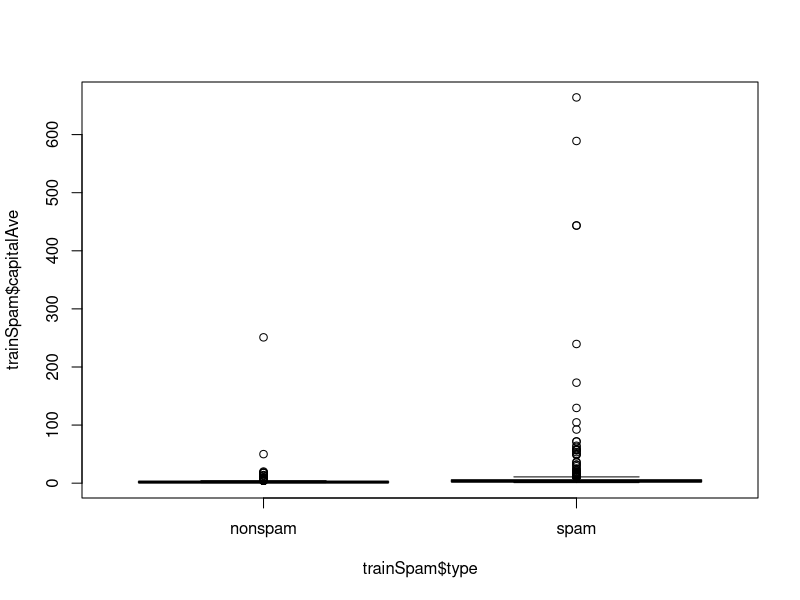
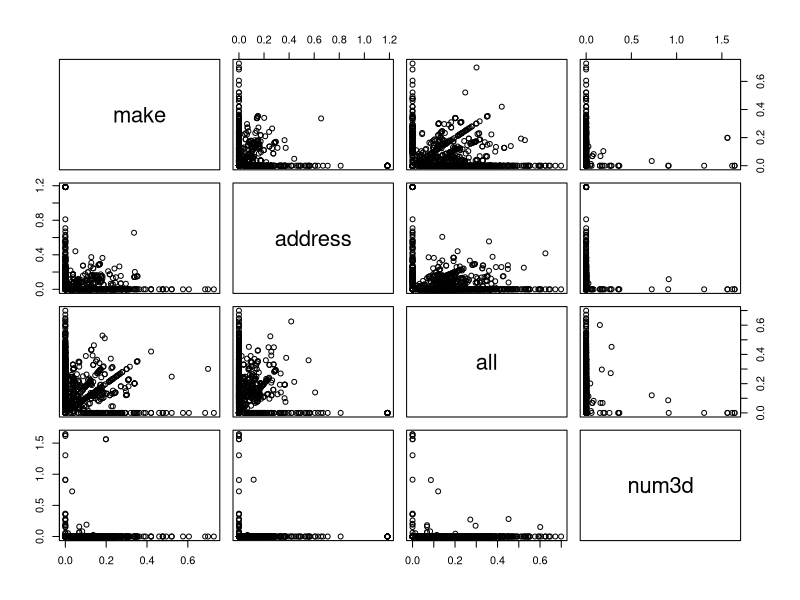
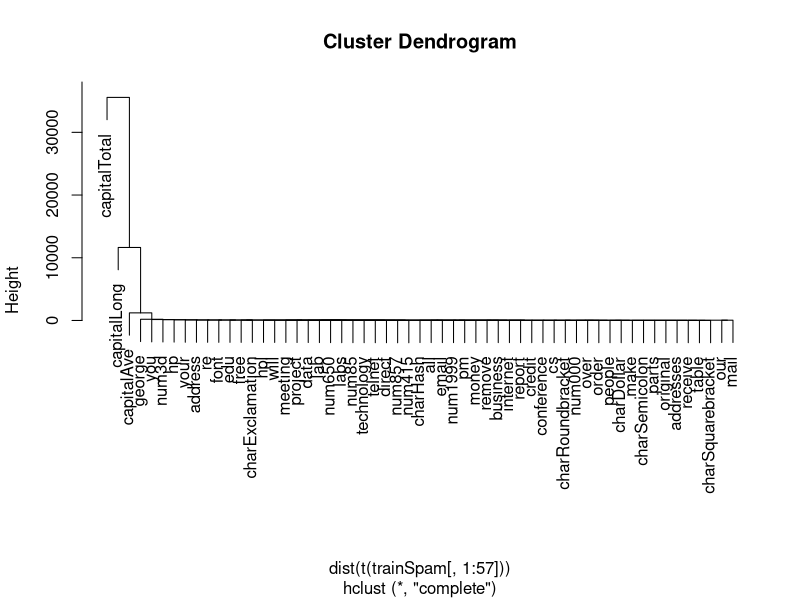
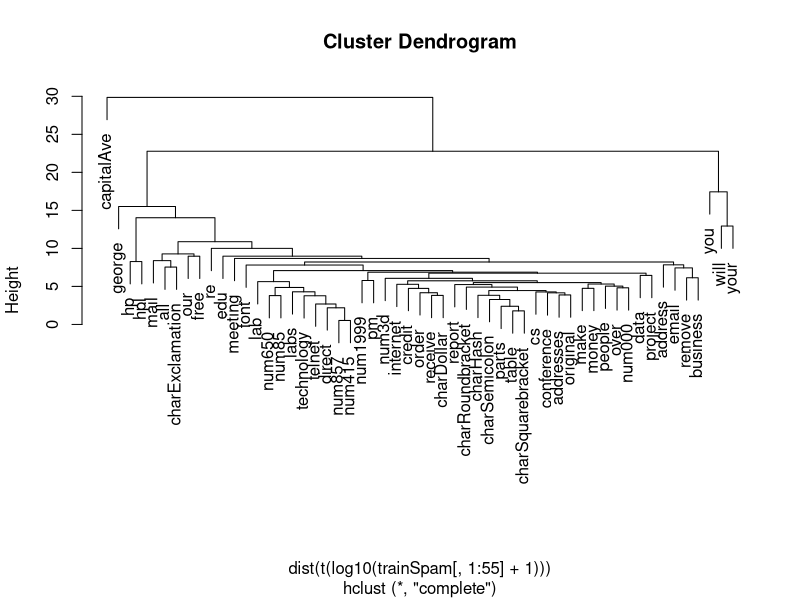

R code for these plots, in order:

## REPRODUCIBLE RESEARCH

# SCRIPTING YOUR ANALYSIS

# The dataset may depend on the goal
# Descriptive - a whole population
# Exploratory - a random sample with many variables measured
# Inferential - the right population, randomly sampled
# Predictive - a training and test data set from the same population
# Causal - data from a randomized study
# Mechanistic -data about all components if the system

# STRUCTURE OF DATA ANALYSIS
install.packages("kernlab")
library(kernlab)
data(spam)
str(spam[, 1:5])

# subsampling dataset: test and training set
set.seed(3435)
trainIndicator = rbinom(4501, size = 1, prob = 0.5)
table(trainIndicator)
trainSpam = spam[trainIndicator == 1,]
testSpam = spam[trainIndicator == 0,]

names(trainSpam)
head(trainSpam)
table(trainSpam$type)
plot(trainSpam$capitalAve ~ trainSpam$type)

plot(log10(trainSpam[, 1:4] + 1))

hCluster = hclust(dist(t(trainSpam[, 1:57])))
plot(hCluster)

hClusterUpdated = hclust(dist(t(log10(trainSpam[, 1:55] + 1))))
plot(hClusterUpdated)

# STATISTICAL PREDICTION / MODELING
trainSpam$numType = as.numeric(trainSpam$type) - 1
costFunction = function(x, y) sum(x != (y > 0.5))
cvError = rep(NA, 55)
library(boot)
for (i in 1:55) {
        lmFormula = reformulate(names(trainSpam)[i], response = "numType")
        glmFit = glm(lmFormula, family = "binomial", data = trainSpam)
        cvError[i] = cv.glm(trainSpam, glmFit, costFunction, 2)$delta[2]
}
## Which predictor has minimum cross-validated error?
names(trainSpam)[which.min(cvError)]

# GET A MEASURE OF UNCERTAINTY
## Use the best model from the group
predictionModel = glm(numType ~ charDollar, family = "binomial", data = trainSpam)
## Get predictions on the test set
predictionTest = predict(predictionModel, testSpam)
predictedSpam = rep("nonspam", dim(testSpam)[1])
## Classify as `spam' for those with prob > 0.5
predictedSpam[predictionModel$fitted > 0.5] = "spam"
## Classification table
table(predictedSpam, testSpam$type)
## Error rate
(61 + 458)/(1346 + 458 + 61 + 449)
